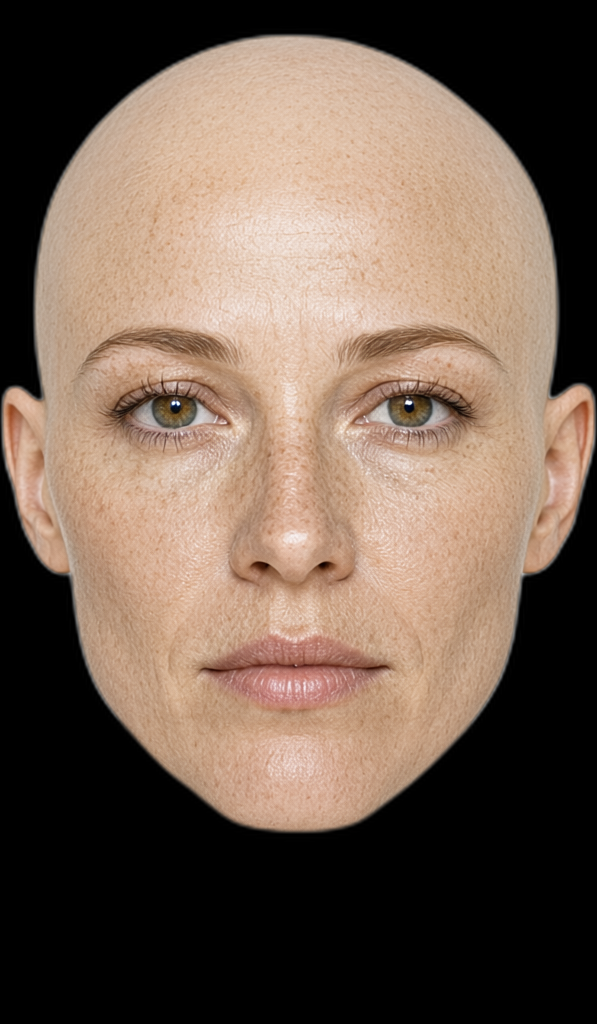
#> input picture worlds/demo/characters/Elspeth Rowan/model_refs/face_view.png, 597 x 1024 px
$ python -i view_postprocess.py   (imports and definitions only)
#> lines starting #> are read from the running program, lines starting #| are printed output that depends on the picture
"""CPU post-processing of the plain body's REFERENCE picture (Ruling A146, corrected by A149) — generic; a
package supplies the operation.

WHAT IS PROCESSED (A149, the user: "the goal was to do it on the REFERENCE image, and the rest should come by itself
in image generation"): the ONE picture at the start of the chain every base view is generated from — the plain
body's full-body reference (``full_body_reference.base_image``). The base front is an edit of it, back/left/right
are edits of that front, an outfit's full-body reference is generated from it; so the processed picture is handed
to those generations (``full_body_reference.base_source``) and its content flows into every view by itself. A
generated view is never post-processed. Without a full-body reference nothing is processed: the profile image is a
portrait used everywhere else, and a generated view is not the reference.

An OPERATION is an image-in, image-out step on the CPU, no image job. The core names no operation. A package
registers a contributor of ``CAPABILITY``
(``hooks.register_provider(CAPABILITY, describe, owner=<package>, multiple=True)``); ``describe()`` answers one
descriptor or a list of them (A196 — one contributor per owner)::

    {"id": str, "label": str, "description": str,
     "views": [view, ...],                        # the views it applies to; the reference is a "front" picture
     "params": {name: {type, label, default, min, max, step, description}},
     "apply": fn(image: PIL.Image, *, view: str, params: dict) -> {"image": PIL.Image | None,
                                                                   "found": int, "regions": list,
                                                                   "seconds": float}}

``image`` handed to ``apply`` is RGBA whose alpha is the FIGURE MATTE: a picture with a real matte keeps its own,
an opaque one (a full-body reference on a plain background) gets the figure matte of ``figure_matte``. ``image``
None = nothing to change. The alpha channel of the result must equal the input's (the silhouette is not the
operation's to change); ``run`` refuses a result whose matte differs and stores the result with the picture's own
alpha (an opaque picture stays opaque).

STORAGE: the original is never touched (it may be a gallery picture). The processed picture is a derived copy in
``model_refs/references/postprocessed/<original stem>_pp<key>.png`` with a sidecar (``.json``) that records
``{source_image, source_sha256, steps: [{op, params, found, seconds}], result_sha256 | None, error, at}``; ``key``
is over the original's content and the operations with their params, so another picture or another choice is
another copy (the previous copies of that original are dropped). Turning the operation off = the original is used
again, byte for byte. Nothing found = the original is used (``result_sha256`` None).

SETTING (Ruling A196, user 2026-11-18): per character only — one checkbox per operation (profile
``reference_postprocess``: ``{op id: True}``); an operation the character has not checked is off. There is no
world default any more.

PROMPT-ONLY OPTIONS (A196): a descriptor without ``apply`` changes no picture; it only adds its ``edit_prompt`` /
``edit_negative`` (str or ``fn(profile) -> str``, Ruling A157) to the base front edit while checked. Such an option
is offered beside the CPU operations, never processes the reference and has no preview. The one-time
``scripts/migrate_reference_postprocess_a196.py`` checks explicitly what a character followed from the old world default.

A146 LEFTOVERS: A146 processed the stored base VIEWS in place, keeping their originals in
``model_refs/postprocessed/``. ``restore_legacy_views`` gives those originals back (first touch of the character's
base body, ``base_body.restore_postprocessed_views``).
"""
from __future__ import annotations

import io
import json
from pathlib import Path
from typing import Any, Dict, List, Optional, Tuple

from app.core.log import get_logger

# [1 line that did not run here, left out]

#: The hook capability whose contributors describe the operations.
CAPABILITY = "reference_postprocess"
#: A146 leftovers: the subfolder of ``model_refs`` that kept the original bytes of a view processed in place.
KEEP_DIR = "postprocessed"
#: A146 leftovers: the view sidecar key of that record.
RECORD_KEY = "postprocess"
#: The subfolder of ``model_refs/references`` that holds the processed reference copies (A149).
PROCESSED_DIR = "postprocessed"
#: The view the reference picture is handed to an operation as (it shows the figure from the front).
REFERENCE_VIEW = "front"
#: Profile key of the per-character choices.
PROFILE_KEY = "reference_postprocess"

NOT_RESTORABLE = ("The view changed since it was processed (rendered or edited again) — its kept original "
                  "no longer belongs to it")
#: A picture whose alpha leaves less than this share of its pixels transparent has no matte of its own: a generated
#: full-body reference is RGBA with alpha 252..254 everywhere (A152), and as its own "matte" the whole frame was the
#: figure — the operation then searched the background and the upper arms.
OPAQUE_SHARE = 0.001
SILHOUETTE_CHANGED = "The operation changed the silhouette of the view — result discarded"


class NotRestorable(RuntimeError):
    """The stored view is no longer the processed result (re-rendered meanwhile)."""


# --- Operations ---------------------------------------------------------------

def operations() -> Dict[str, Dict[str, Any]]:
    """id -> descriptor of every operation a package supplies now (a contributor that fails is skipped)."""
    from app.core import hooks
    out: Dict[str, Dict[str, Any]] = {}
    for fn in hooks.get_providers(CAPABILITY):
        try:
            desc = fn()
        except Exception:  # noqa: BLE001 — one package never breaks the others
            logger.exception("A %s contributor failed", CAPABILITY)
            continue
        # Ruling A196: one contributor per package (hooks keys contributors by owner) may describe several.
        for one in (desc if isinstance(desc, list) else [desc]):
            if isinstance(one, dict) and one.get("id"):
                out[str(one["id"])] = one
    return out


def is_image_op(desc: Dict[str, Any]) -> bool:
    """Ruling A196: the descriptor changes the picture (it has ``apply``); else it is a prompt-only option."""
    return callable((desc or {}).get("apply"))


def public_descriptor(desc: Dict[str, Any]) -> Dict[str, Any]:
    """The JSON-safe part of a descriptor (no callable)."""
    return {k: v for k, v in desc.items() if k != "apply" and not callable(v)}


def default_params(desc: Dict[str, Any]) -> Dict[str, Any]:
    return {k: spec.get("default") for k, spec in (desc.get("params") or {}).items() if isinstance(spec, dict)}


def character_choices(profile: Optional[Dict[str, Any]]) -> Dict[str, bool]:
    raw = (profile or {}).get(PROFILE_KEY)
    return {str(k): bool(v) for k, v in raw.items()} if isinstance(raw, dict) else {}


# [35 lines left out: functions enabled_ids, applies, set_character_choice, not called in this run]


# --- Running an operation -------------------------------------------------------

def _sha(data: bytes) -> str:
    import hashlib
    return hashlib.sha256(data).hexdigest()


# [51 lines left out: functions _file_sha, _encode, figure_matte, run, not called in this run]


# --- The processed reference (A149) ---------------------------------------------------

def processed_dir(character_name: str) -> Path:
    from app.core.reference_images import references_dir
    return references_dir(character_name) / PROCESSED_DIR


# [108 lines left out: functions _key, _copy_paths, _read_json, reference_record, processed_reference, _as_png, not called in this run]


def preview(original: Path, op_id: str, params: Optional[Dict[str, Any]] = None) -> Dict[str, Any]:
    """``{before, after|None, found, seconds}`` (bytes) of ``op_id`` over the reference ``original``; nothing
    stored. ``KeyError`` for an operation nobody supplies."""
    desc = operations().get(op_id)
    if desc is None or not is_image_op(desc):
        raise KeyError(op_id)
    data = Path(original).read_bytes()
    res = run(data, REFERENCE_VIEW, desc, params)
    return {"before": data, "after": res["data"], "found": res["found"], "seconds": res["seconds"]}


# --- A146 leftovers: views processed in place --------------------------------------

def original_path(path: Path) -> Path:
    return Path(path).parent / KEEP_DIR / Path(path).name


# [113 lines left out: functions record_of, _lock, _unprocessed, restore, _follow_mirror, restore_legacy_views, not called in this run]

>>> import cv2
>>> picture = cv2.imread('../../worlds/demo/characters/Elspeth Rowan/model_refs/face_view.png', cv2.IMREAD_GRAYSCALE)
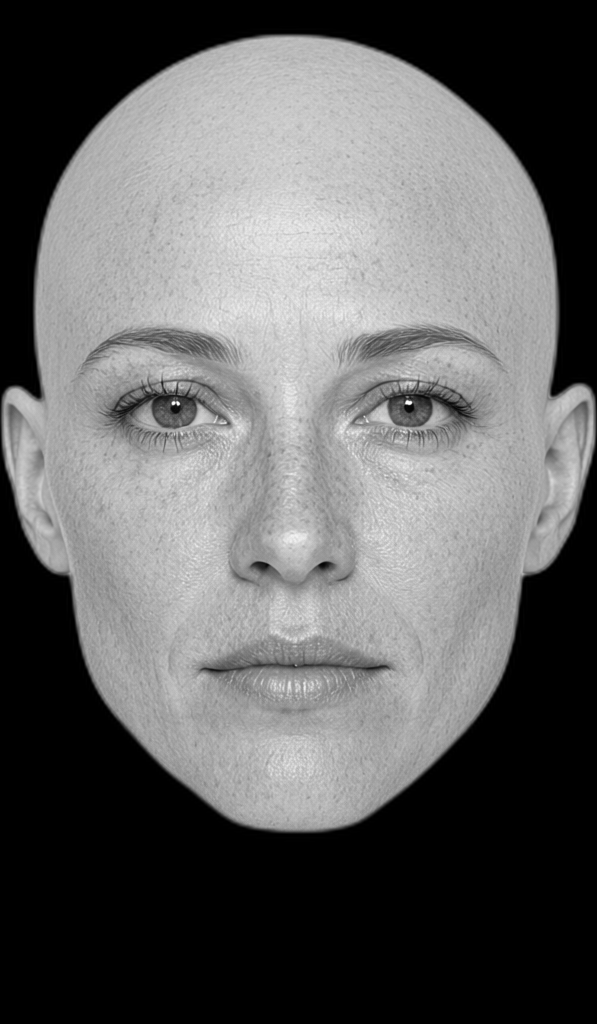
#> picture: shape (1024, 597); min 0, max 254, mean 99
>>> result = preview(picture, 'out.png')
#> (the run stopped early here; a loop or call above may not have finished)

$ run again, on worlds/demo/characters/Elspeth Rowan/model_refs/pose_083900f5b751.png
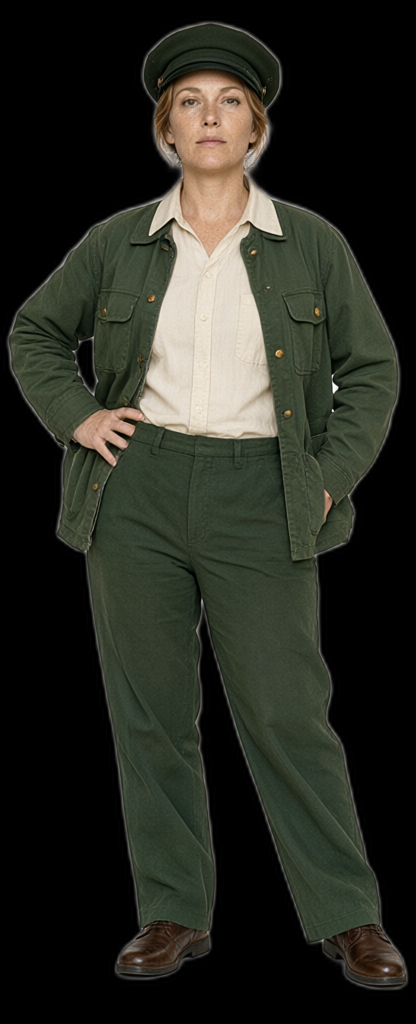
#> input picture worlds/demo/characters/Elspeth Rowan/model_refs/pose_083900f5b751.png, 416 x 1024 px
#> `picture = cv2.imread('../../worlds/demo/characters/Elspeth Rowan/model..`:
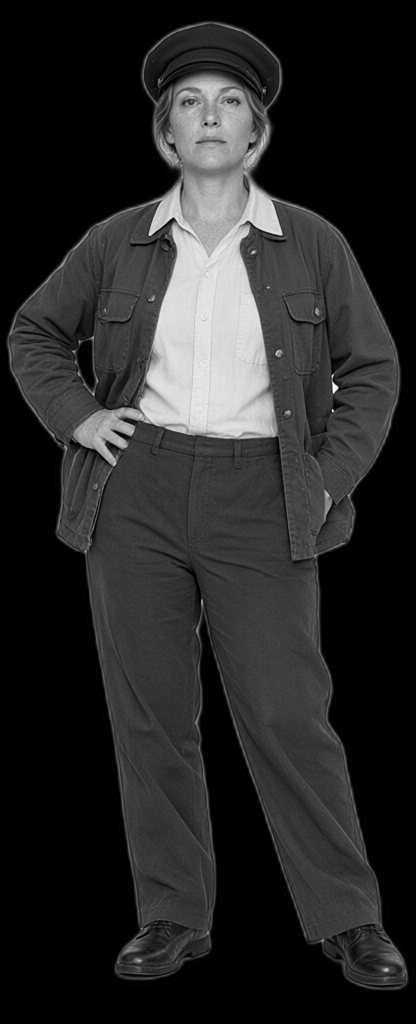
#> picture: shape (1024, 416); min 0, max 254, mean 40.2

$ run again, on worlds/demo/characters/Elspeth Rowan/model_refs/tpose_083900f5b751.png
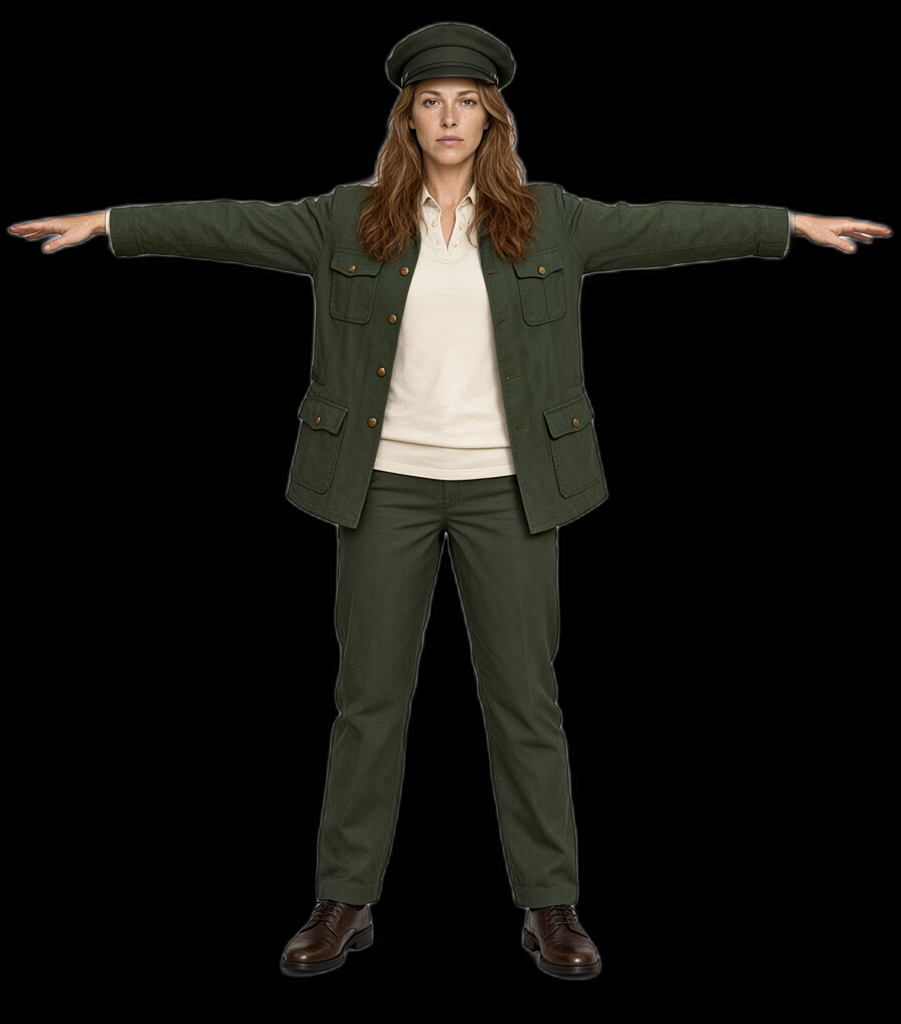
#> input picture worlds/demo/characters/Elspeth Rowan/model_refs/tpose_083900f5b751.png, 901 x 1024 px
#> `picture = cv2.imread('../../worlds/demo/characters/Elspeth Rowan/model..`:
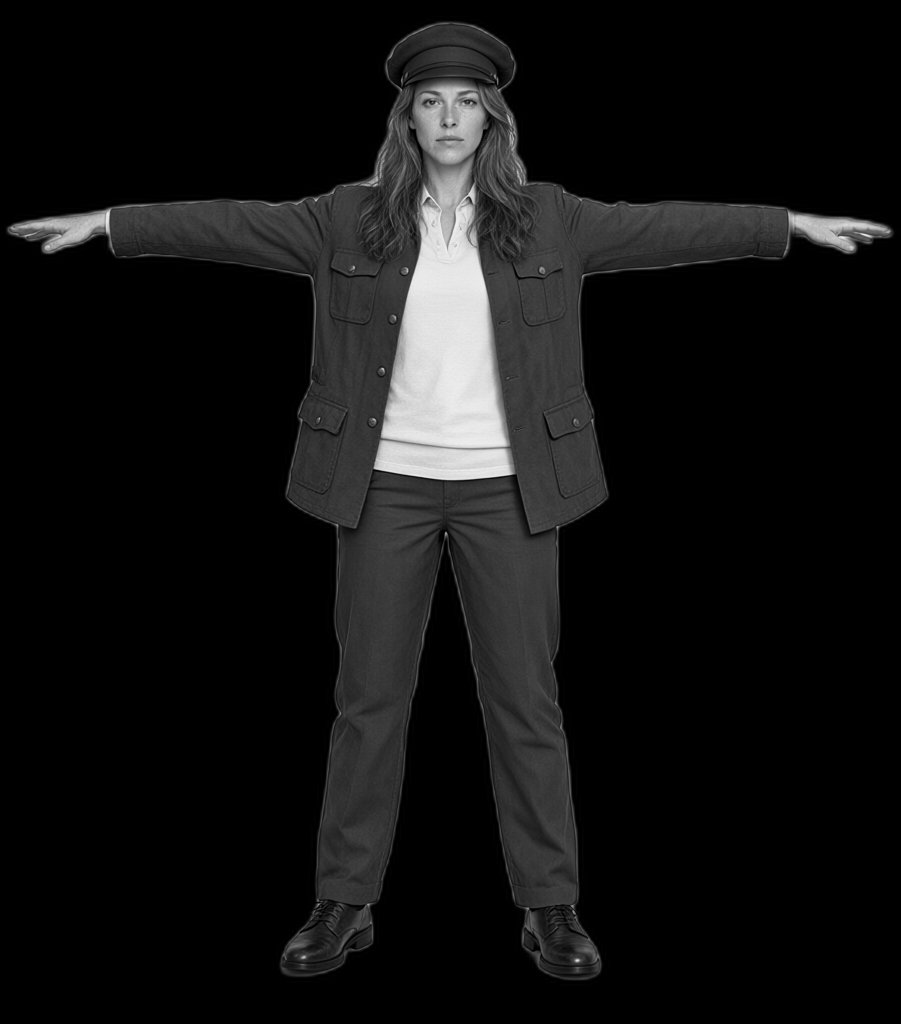
#> picture: shape (1024, 901); min 0, max 241, mean 18.4
